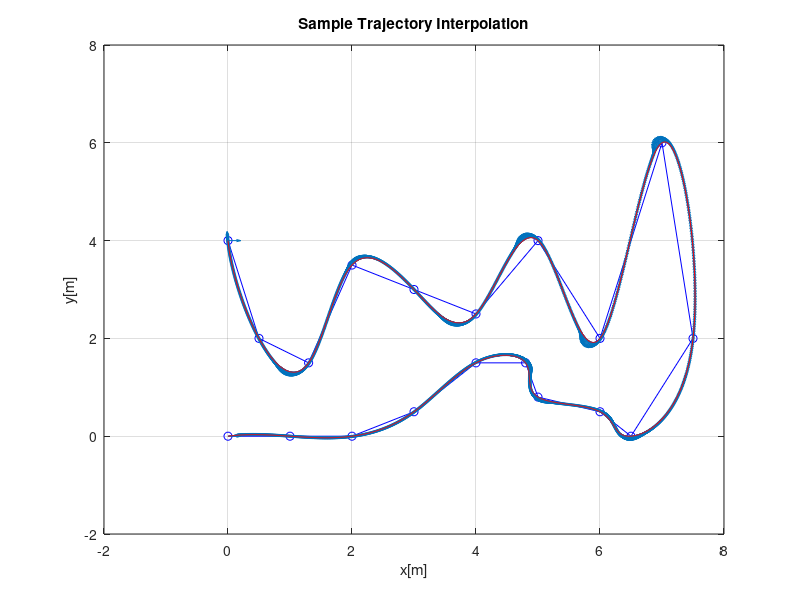

Reproduce this figure in MATLAB.
%% Define trajectory from set of points 

point = [0, 0;
    1, 0;
    2,0
    3,0.5
    4,1.5
    4.8, 1.5
    5,0.8
    6, 0.5
    6.5, 0
    7.5, 2
    7,6
    6, 2
    5, 4
    4., 2.5
    3, 3
    2., 3.5;
    1.3, 1.5
    0.5, 2.
    0,4];

s = 1:1:length(point);

x_traj = spline(s, point(:,1), 1:0.01:length(point));
y_traj = spline(s, point(:,2), 1:0.01:length(point));

xy_traj = [x_traj', y_traj'];

%% Add trajectory yaw from consecutive points

yaw = zeros(length(x_traj), 1);

for i = 2:length(x_traj)-1
    x_n = x_traj(i+1);
    x_prev = x_traj(i-1);
    y_n = y_traj(i+1);
    y_prev = y_traj(i-1);
    yaw(i) = atan2(y_n-y_prev, x_n-x_prev);
end

%% Plot trajectory

scale_factor = 0.01;

figure(200);
plot(point(:,1), point(:,2), 'bo-'); hold on;
quiver(x_traj', y_traj', cos(yaw) * scale_factor, sin(yaw) * scale_factor);
plot(x_traj, y_traj,'r-'); grid on; hold off;
title("Sample Trajectory Interpolation");
xlabel("x[m]");
ylabel("y[m]");

%% Save trajectory
traj = [x_traj', y_traj', yaw];

save('traj', 'traj')
